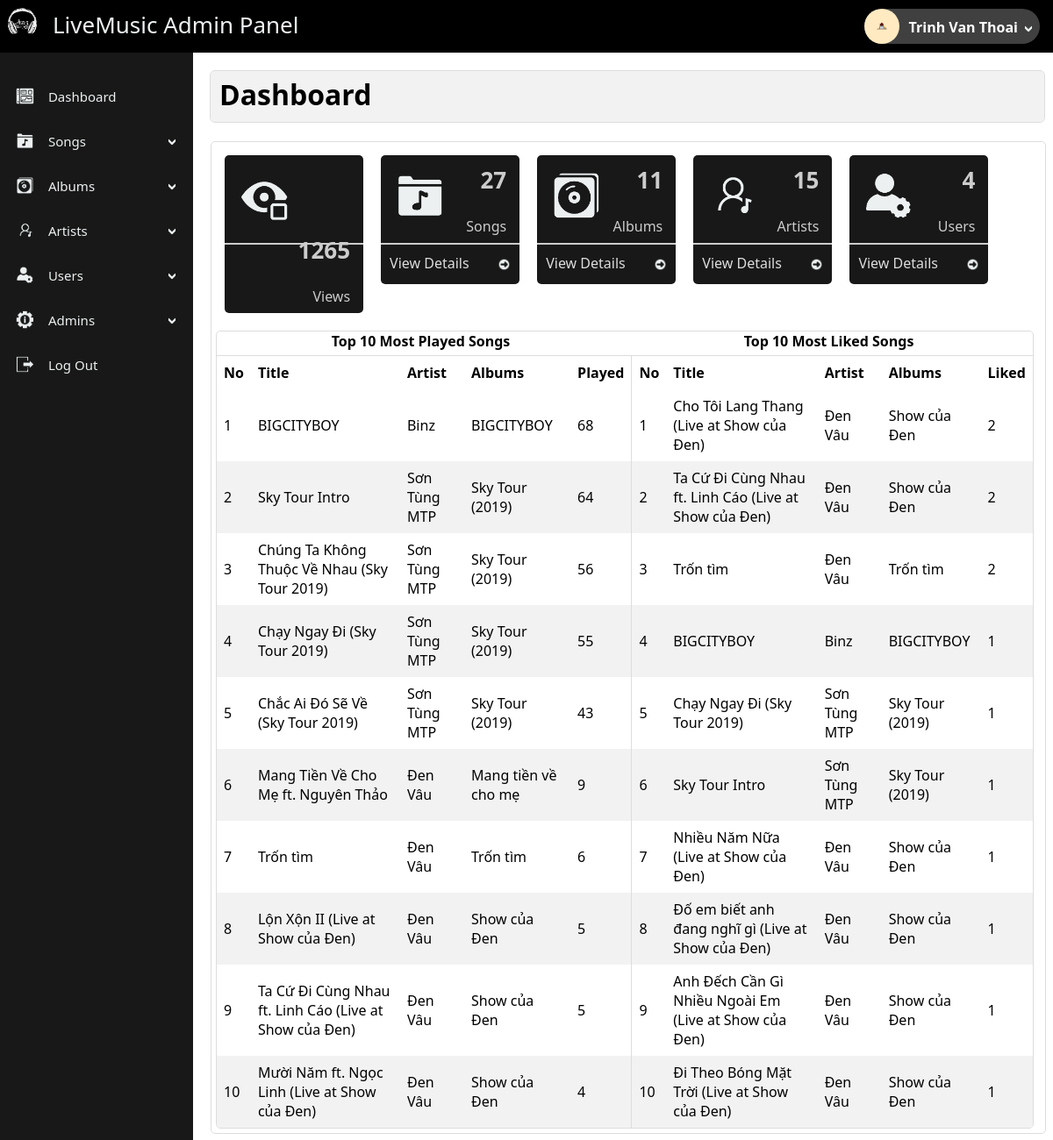
The app's page /admin/index.php?dashboard (signed in) with its own data.
### tables this page shows
CREATE TABLE `views` (
  `id` int(11) NOT NULL,
  `views` bigint(20) NOT NULL
);

CREATE TABLE `songs` (
  `id` int(11) NOT NULL,
  `title` varchar(250) NOT NULL,
  `artist` int(11) NOT NULL,
  `album` int(11) NOT NULL,
  `genre` varchar(125) NOT NULL,
  `duration` int(11) NOT NULL,
  `path` varchar(250) NOT NULL,
  `albumOrder` int(11) NOT NULL,
  `plays` int(11) NOT NULL
);

CREATE TABLE `artists` (
  `id` int(11) NOT NULL,
  `name` varchar(100) NOT NULL
);

CREATE TABLE `albums` (
  `id` int(11) NOT NULL,
  `title` varchar(100) NOT NULL,
  `artist` int(11) NOT NULL,
  `genre` varchar(100) NOT NULL,
  `artworkPath` varchar(250) NOT NULL
);

### admin/dashboard.php (the view, shortened to what this page needs)
<?php
if(!isset($_SESSION['admin_email'])){
    echo "<script>window.open('login.php','_self')</script>";
}
else {
    $get_most_played_song = "select * from songs order by plays desc limit 10";
    $run_most_played_song = mysqli_query($con,$get_most_played_song);
    $most_played_songs = mysqli_fetch_all($run_most_played_song);
    $get_most_liked_song = "select songid, count(songid) as liked from likedsongs group by songId order by liked desc limit 10";
    $run_most_liked_song = mysqli_query($con,$get_most_liked_song);
    $most_liked_songs=mysqli_fetch_all($run_most_liked_song);
?>
    <div class="panel-title">
        <h1 >Dashboard</h1>
    </div>
    <div class="panel-body">
        <div class="dashboard-row">
            <div class="dashboard-item">
                <div class="dashboard-item-header">
                    <img src="assets\icons\eye.png" class="icon">
                    <div class="dashboard-item-right">
                        <b class="dashboard-item-number"> <?php echo $views; ?> </b>
                        <div class="dashboard-item-title">Views </div>
                    </div>
                </div>
            </div>
            <div class="dashboard-item">
                <div class="dashboard-item-header">
                    <img src="assets\icons\songs.png" class="icon">
                    <div class="dashboard-item-right">
                        <b class="dashboard-item-number"> <?php echo $count_songs; ?> </b>
                        <div class="dashboard-item-title">Songs </div>
                    </div>
                </div>
                <div class="dashboard-item-footer">
                    <a href="index.php?view_songs" >
                        <span class="pull-left"> View Details </span>
                        <span class="pull-right"> <img class="arrow-icon" src="assets\icons\arrow.png"></span>
                    </a>
                </div>
            </div>
            <div class="dashboard-item">
                <div class="dashboard-item-header">
                    <img src="assets\icons\albums.png" class="icon">
                    <div class="dashboard-item-right">
                        <b class="dashboard-item-number"> <?php echo $count_albums; ?> </b>
                        <div class="dashboard-item-title">Albums</div>
                    </div>
                </div>
                <div class="dashboard-item-footer">
                    <a href="index.php?view_albums" >
                        <span class="pull-left"> View Details </span>
                        <span class="pull-right"> <img class="arrow-icon" src="assets\icons\arrow.png"></span>
                    </a>
                </div>
            </div>
            <div class="dashboard-item">
                <div class="dashboard-item-header">
                    <img src="assets\icons\artists.png" class="icon">
                    <div class="dashboard-item-right">
                        <b class="dashboard-item-number"> <?php echo $count_artists; ?> </b>
                        <div class="dashboard-item-title">Artists</div>
                    </div>
                </div>
                <div class="dashboard-item-footer">
                    <a href="index.php?view_artists" >
                        <span class="pull-left"> View Details </span>
                        <span class="pull-right"> <img class="arrow-icon" src="assets\icons\arrow.png"></span>
                    </a>
                </div>
            </div>
            <div class="dashboard-item">
                <div class="dashboard-item-header">
                    <img src="assets\icons\users.png" class="icon">
                    <div class="dashboard-item-right">
                        <b class="dashboard-item-number"> <?php echo $count_users; ?> </b>
                        <div class="dashboard-item-title">Users</div>
                    </div>
                </div>
                <div class="dashboard-item-footer" >
                    <a href="index.php?view_users">
                        <span class="pull-left"> View Details </span>
                        <span class="pull-right"> <img class="arrow-icon" src="assets\icons\arrow.png"></span>
                    </a>
                </div>
            </div>
        </div>
        <div class="dashboard-row">
            <div class="dashboard-table">
                <div class="dashboard-table-title">
                    <b>Top 10 Most Played Songs</b>
                </div>
                <div class="dashboard-table-title">
                    <b>Top 10 Most Liked Songs</b>
                </div>
                <table class="song-table" >
                    <thead>
                        <tr>
                            <th>No</th>
                            <th>Title</th>
                            <th>Artist</th>
                            <th>Albums</th>
                            <th>Played</th>
                            <th>No</th>
                            <th>Title</th>
                            <th>Artist</th>
                            <th>Albums</th>
                            <th>Liked</th>
                        </tr>
                    </thead>
                    <tbody>
                    <?php
                        $i = 0;
                        while($i<10){
                            $most_played_song = $most_played_songs[$i];
                            $most_played_song_title = $most_played_song[1];
                            $most_played_song_album_id = $most_played_song[3];
                            $get_most_played_song_album ="select title from albums where id='$most_played_song_album_id'";
                            $run_most_played_song_album = mysqli_query($con,$get_most_played_song_album);
                            $row_most_played_song_album = mysqli_fetch_array($run_most_played_song_album);
                            $most_played_song_album = $row_most_played_song_album['title'];
                            $most_played_song_artist_id = $most_played_song[2];
                            $get_most_played_song_artist ="select name from artists where id='$most_played_song_artist_id'";
                            $run_most_played_song_artist = mysqli_query($con,$get_most_played_song_artist);
                            $row_most_played_song_artist= mysqli_fetch_array($run_most_played_song_artist);
                            $most_played_song_artist = $row_most_played_song_artist['name'];
                            $most_played_song_plays= $most_played_song[8];
                            $most_liked_song = $most_liked_songs[$i];
                            $most_liked_song_id = $most_liked_song[0];
                            $get_most_liked_song = "select * from songs where id='$most_liked_song_id'";
                            $run_most_liked_song = mysqli_query($con,$get_most_liked_song);
                            $row_most_liked_song= mysqli_fetch_array($run_most_liked_song);
                            $most_liked_song_title = $row_most_liked_song['title'];
                            $most_liked_song_album_id = $row_most_liked_song['album'];
                            $get_most_liked_song_album ="select title from albums where id='$most_liked_song_album_id'";
                            $run_most_liked_song_album = mysqli_query($con,$get_most_liked_song_album);
                            $row_most_liked_song_album = mysqli_fetch_array($run_most_liked_song_album);
                            $most_liked_song_album = $row_most_liked_song_album['title'];
                            $most_liked_song_artist_id = $row_most_liked_song['artist'];
                            $get_most_liked_song_artist ="select name from artists where id='$most_liked_song_artist_id'";
                            $run_most_liked_song_artist = mysqli_query($con,$get_most_liked_song_artist);
                            $row_most_liked_song_artist= mysqli_fetch_array($run_most_liked_song_artist);
                            $most_liked_song_artist = $row_most_liked_song_artist['name'];
                            $most_liked_song_liked= $most_liked_song[1];
                            $i++;
                    ?>
                        <tr>
                            <td><?php echo $i; ?></td>
                            <td><?php echo $most_played_song_title; ?></td>
                            <td><?php echo $most_played_song_artist; ?></td>
                            <td><?php echo $most_played_song_album; ?></td>
                            <td> <?php echo $most_played_song_plays; ?> </td>
                            <td><?php echo $i; ?></td>
                            <td><?php echo $most_liked_song_title; ?></td>
                            <td><?php echo $most_liked_song_artist; ?></td>
                            <td><?php echo $most_liked_song_album; ?></td>
                            <td> <?php echo $most_liked_song_liked; ?> </td>
                        </tr>
                        <?php } ?>
                    </tbody>
                </table>
        </div>
    </div>
<?php } ?>

### admin/includes/sidebar.php (shortened to what this page needs)
<?php
    if(!isset($_SESSION['admin_email'])){
        echo "<script>window.open('login.php','_self')</script>";
    }
    else {
        $admin_image_query= "select admin_image from admins where admin_id='$admin_id'";
        $run_admin_image_query = mysqli_query($con,$admin_image_query);
        $row_admin_image= mysqli_fetch_array($run_admin_image_query);
        $admin_image = $row_admin_image['admin_image'];
?>
        <div class="navbar-header">
            <a href="index.php?dashboard" class="navbar-brand">
                <img src="assets\logo\logo.png" class="logo">
                <h3> LiveMusic Admin Panel </h3>
            </a>
            <div id="userProfile">
                <img src="<?php echo $admin_image;?>" alt='Avatar' class='avatar'>
                <b class="userName">
                    <?php echo $admin_name; ?>
                </b>
                <img src="assets\icons\dropdown.png" class="dropdown-icon">
        </div>
        <div class="sidenav">
            <ul id="navBarContainer">
                <li>
                    <a type="button" href="index.php?dashboard" class="collapsible">
                        <img src="assets\icons\dashboard.png" class="icon"> Dashboard
                    </a>
                </li>
                <li>
                    <a type="button" class="collapsible">
                        <img src="assets\icons\songs.png" class="icon"> Songs
                        <img src="assets\icons\dropdown.png" class="dropdown-icon">
                    </a>
                </li>
                <li>
                    <a type="button" class="collapsible">
                        <img src="assets\icons\albums.png" class="icon"> Albums
                        <img src="assets\icons\dropdown.png" class="dropdown-icon">
                    </a>
                </li>
                <li>
                    <a type="button" class="collapsible" >
                        <img src="assets\icons\artists.png" class="icon"> Artists
                        <img src="assets\icons\dropdown.png" class="dropdown-icon">
                    </a>
                </li>
                <li>
                    <a type="button" class="collapsible" >
                        <img class="icon" src="assets\icons\users.png"> Users
                        <img src="assets\icons\dropdown.png" class="dropdown-icon">
                    </a>
            </li>
        <li>
            <a type="button" class="collapsible">
                <img src="assets\icons\admins.png" class="icon"> Admins
                <img src="assets\icons\dropdown.png" class="dropdown-icon">
            </a>
        </li>
        <li>
            <a href="logout.php" type="button" class="collapsible">
                <img src="assets\icons\logout.png" class="icon"> Log Out
            </a>
        </li>
    </ul>
    </div>
<?php } ?>

### records on screen
views: views "1265"
songs: title "BIGCITYBOY", plays "68"
artists: name "Binz"
albums: title "BIGCITYBOY"
songs: title "Cho Tôi Lang Thang (Live at Show của Đen)"
artists: name "Đen Vâu"
albums: title "Show của Đen"
songs: title "Sky Tour Intro", plays "64"
artists: name "Sơn Tùng MTP"
albums: title "Sky Tour (2019)"
songs: title "Ta Cứ Đi Cùng Nhau ft. Linh Cáo (Live at Show của Đen)", plays "5"
songs: title "Chúng Ta Không Thuộc Về Nhau (Sky Tour 2019)", plays "56"
songs: title "Trốn tìm", plays "6"
albums: title "Trốn tìm"
songs: title "Chạy Ngay Đi (Sky Tour 2019)", plays "55"
songs: title "Chắc Ai Đó Sẽ Về (Sky Tour 2019)", plays "43"
songs: title "Mang Tiền Về Cho Mẹ ft. Nguyên Thảo", plays "9"
albums: title "Mang tiền về cho mẹ"
songs: title "Nhiều Năm Nữa (Live at Show của Đen)"
songs: title "Lộn Xộn II (Live at Show của Đen)", plays "5"
songs: title "Đố em biết anh đang nghĩ gì (Live at Show của Đen)"
songs: title "Anh Đếch Cần Gì Nhiều Ngoài Em (Live at Show của Đen)"
songs: title "Mười Năm ft. Ngọc Linh (Live at Show của Đen)", plays "4"
songs: title "Đi Theo Bóng Mặt Trời (Live at Show của Đen)"

### other values on screen
$admin_name "Trinh Van Thoai"
$count_songs "27"
$count_albums "11"
$count_artists "15"
$count_users "4"
$most_liked_song_liked "2"
$most_liked_song_liked "1"
